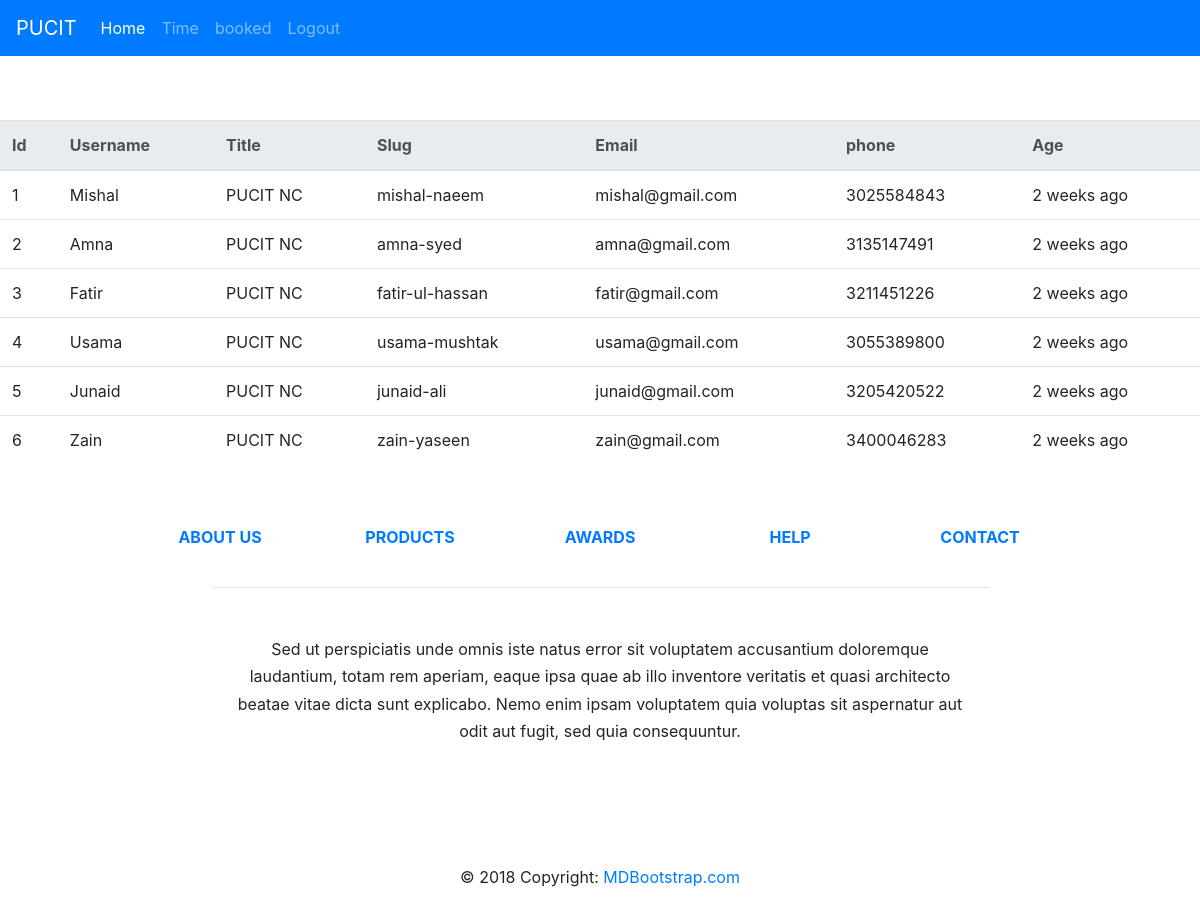
The app's page /home/ (signed in) with its own data.
### mod/models.py (models this page shows, shortened)
class Post(models.Model):
    id=models.BigAutoField(primary_key=True)
    title=models.CharField(max_length=240,default="hay")
    user_name=models.CharField(max_length=30,default="zain")
    email=models.CharField(max_length=40,default="zain@gmail.com")
    slug=models.SlugField(null=True,blank=True)
    phone=models.IntegerField(null=True)
    context=models.TextField(null=True,blank=True)
    publish=models.CharField(max_length=120,choices=PUBLISH_CHOICES,default='draft')
    view_count=models.IntegerField(default=0)
    publish_date=models.DateField(auto_now=False,auto_now_add=False)
    auther_email=models.CharField(max_length=240,validators=[valid_email],null=True,blank=True)
    updated=models.DateTimeField(auto_now=True)
    timestemp=models.DateTimeField(auto_now_add=True)
    class Meta:
        verbose_name='Post'
        verbose_name_plural='Posts'
    def age(self):
        if self.publish=='publish':
            now=datetime.now()
            publish_time=datetime.combine(
                         self.publish_date,
                         datetime.now().min.time()
                     )
            try:
                difference=now-publish_time
            except:
                return "Unknown"
            if difference <=timedelta(minutes=1):
                return "Just now"
            return '{time} ago'.format(time=timesince(publish_time).split(",")[0])
        return "Not published"

### mod/views.py (the view)
# urls.py: 2. Add a URL to urlpatterns:  path('', views.home, name='home')
@login_required
def home(request):
    qs=Post.objects.all()
    context={
        'object':qs
    }
    template="detail.html"
    return render(request,template,context)

### mod/templates/detail.html (shortened to what this page needs)
<!DOCTYPE html>
<html lang="en">
<head>
  <link rel="stylesheet"
  href="https://stackpath.bootstrapcdn.com/bootstrap/4.3.1/css/bootstrap.min.css"
>
</head>
<body>
  <nav class="navbar navbar-expand-sm navbar-dark bg-primary">
    <a class="navbar-brand" href="#">PUCIT</a>
    <div class="collapse navbar-collapse" id="navbarNav">
      <ul class="navbar-nav">
        <li class="nav-item active">
          <a class="nav-link" href="#">Home <span class="sr-only">(current)</span></a>
        </li>
        <li class="nav-item">
          <a class="nav-link" href="{% url 'Datat'%}">Time</a>
        </li>
        <li class="nav-item">
          <a class="nav-link" href="{% url 'Booked'%}">booked</a>
        </li>
        <li class="nav-item">
          <a class="nav-link" href="{% url 'logout'%}">Logout</a>
        </li>
      </ul>
    </div>
  </nav>
<p><br><br></p>
<table class="table">
  <thead class="thead-light">
    <tr>
      <th scope="col">Id</th>
      <th scope="col">Username</th>
      <th scope="col">Title</th>
      <th scope="col">Slug</th>
      <th scope="col">Email</th>
      <th scope="col">phone</th>
      <th scope="col">Age</th>
    </tr>
  </thead>
  <tbody>
    {%for obj in object%}
     <tr>
       <td>{{obj.id}}</td>
       <td>{{obj.user_name}} </td>
       <td>{{obj.title}}</td>
       <td>{{obj.slug}}</td>
       <td>{{obj.email}}</td>
       <td>{{obj.phone}}</td>
       <td>{{obj.age}}</td>
     </tr>
    {%endfor%}
  </tbody>
</table>
<footer class="page-footer font-small indigo">
    <div class="container">
      <div class="row text-center d-flex justify-content-center pt-5 mb-3">
        <div class="col-md-2 mb-3">
          <h6 class="text-uppercase font-weight-bold">
            <a href="#!">About us</a>
          </h6>
        </div>
        <div class="col-md-2 mb-3">
          <h6 class="text-uppercase font-weight-bold">
            <a href="#!">Products</a>
          </h6>
        </div>
        <div class="col-md-2 mb-3">
          <h6 class="text-uppercase font-weight-bold">
            <a href="#!">Awards</a>
          </h6>
        </div>
        <div class="col-md-2 mb-3">
          <h6 class="text-uppercase font-weight-bold">
            <a href="#!">Help</a>
          </h6>
        </div>
        <div class="col-md-2 mb-3">
          <h6 class="text-uppercase font-weight-bold">
            <a href="#!">Contact</a>
          </h6>
        </div>
      </div>
      <hr class="rgba-white-light" style="margin: 0 15%;">
      <div class="row d-flex text-center justify-content-center mb-md-0 mb-4">
        <div class="col-md-8 col-12 mt-5">
          <p style="line-height: 1.7rem">Sed ut perspiciatis unde omnis iste natus error sit voluptatem
            accusantium doloremque laudantium, totam rem
            aperiam, eaque ipsa quae ab illo inventore veritatis et quasi architecto beatae vitae dicta sunt
            explicabo.
            Nemo enim ipsam voluptatem quia voluptas sit aspernatur aut odit aut fugit, sed quia consequuntur.</p>
        </div>
      </div>
      <div class="row pb-3">
        <div class="col-md-12">
          <div class="mb-5 flex-center">
            <a class="fb-ic">
            </a>
            <a class="tw-ic">
            </a>
            <a class="gplus-ic">
            </a>
            <a class="li-ic">
            </a>
            <a class="ins-ic">
            </a>
          </div>
        </div>
      </div>
    </div>
    <div class="footer-copyright text-center py-3">© 2018 Copyright:
      <a href="https://mdbootstrap.com/education/bootstrap/"> MDBootstrap.com</a>
    </div>
  </footer>
</body>
</html>

### records on screen
Post: id "1", user_name "Mishal", title "PUCIT NC", slug "mishal-naeem", email "mishal@gmail.com", phone "3025584843", age "2 weeks ago"
Post: id "2", user_name "Amna", title "PUCIT NC", slug "amna-syed", email "amna@gmail.com", phone "3135147491", age "2 weeks ago"
Post: id "3", user_name "Fatir", title "PUCIT NC", slug "fatir-ul-hassan", email "fatir@gmail.com", phone "3211451226", age "2 weeks ago"
Post: id "4", user_name "Usama", title "PUCIT NC", slug "usama-mushtak", email "usama@gmail.com", phone "3055389800", age "2 weeks ago"
Post: id "5", user_name "Junaid", title "PUCIT NC", slug "junaid-ali", email "junaid@gmail.com", phone "3205420522", age "2 weeks ago"
Post: id "6", user_name "Zain", title "PUCIT NC", slug "zain-yaseen", email "zain@gmail.com", phone "3400046283", age "2 weeks ago"
